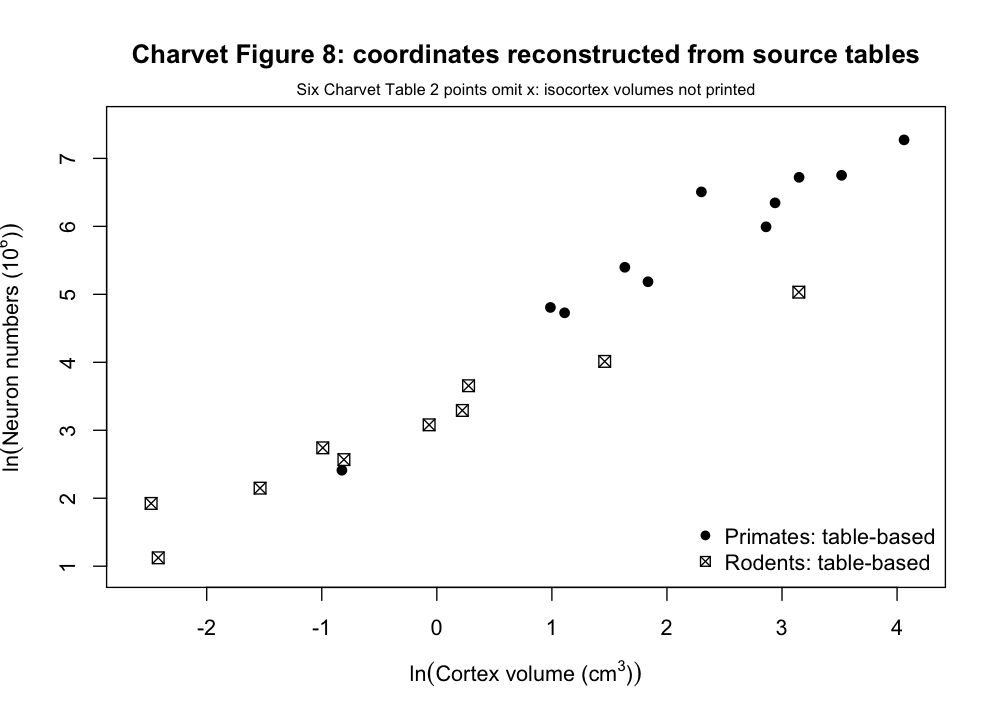

Here is the R script that generated this plot:
## Visual check of table-based Figure 8 source coordinates; not figure digitization.
a <- grep('^--file=', commandArgs(FALSE), value=TRUE)
if (!length(a)) stop('Run with Rscript')
folder <- dirname(normalizePath(sub('^--file=','',a[1])))
d <- utils::read.csv(file.path(folder,'Charvet_etal_2013_Figure8_source_points.csv'),
                     stringsAsFactors=FALSE)
stopifnot(nrow(d)==27L)
out <- file.path(folder,'Charvet_etal_2013_Figure8_source_points_replot.png')
grDevices::png(out,width=1000,height=720,res=130)
graphics::plot(NA,xlim=c(-2.6,4.15),ylim=c(0.95,7.5),
  xlab=expression(ln('Cortex volume (cm'^3*')')),
  ylab=expression(ln('Neuron numbers ('*10^6*')')),
  main='Charvet Figure 8: coordinates reconstructed from source tables')
prim <- d$series=='Primates — isotropic fractionator' & is.finite(d$ln_volume_cm3)
rod <- d$series=='Rodents — isotropic fractionator' & is.finite(d$ln_volume_cm3)
graphics::points(d$ln_volume_cm3[prim],d$ln_neurons_million[prim],pch=16,cex=1.1)
graphics::points(d$ln_volume_cm3[rod],d$ln_neurons_million[rod],pch=7,cex=1.2)
graphics::legend('bottomright',c('Primates: table-based','Rodents: table-based'),
                 pch=c(16,7),bty='n')
graphics::mtext('Six Charvet Table 2 points omit x: isocortex volumes not printed',
                side=3,line=0.25,cex=0.75)
grDevices::dev.off()
cat(out,'\n')
